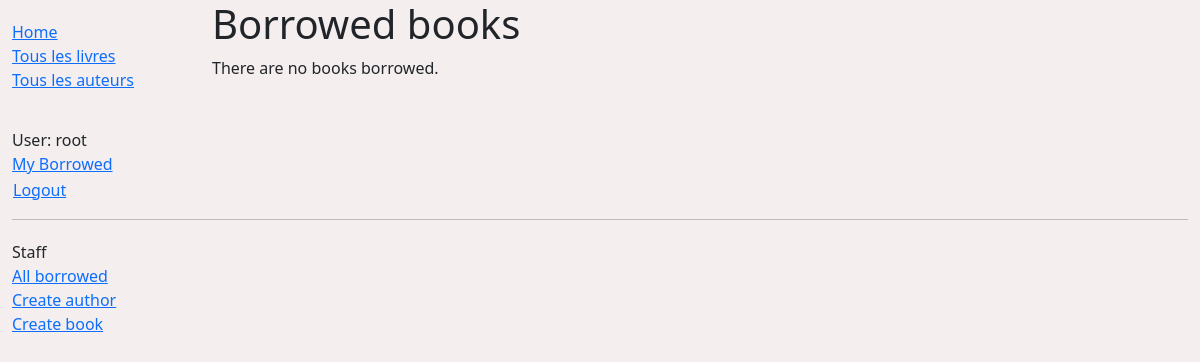
/catalog/booksborrow/ (signed in), run on an earlier commit of the app's database.
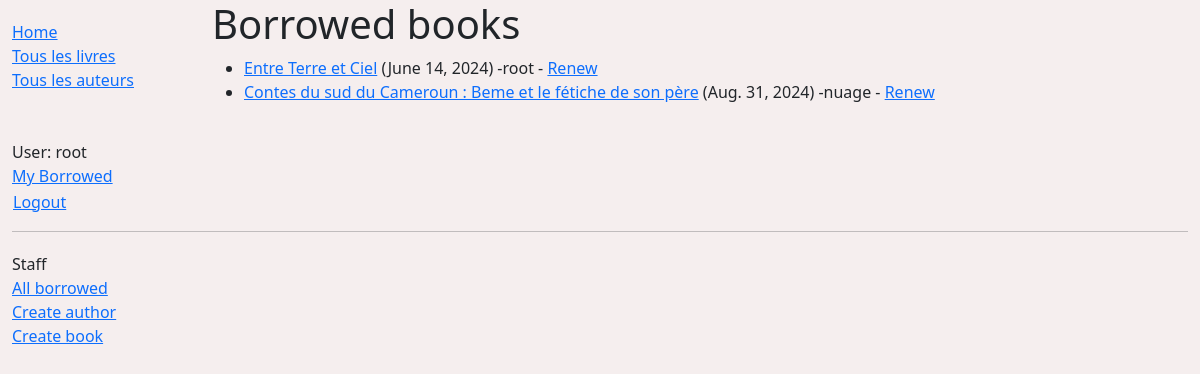
And on a later commit of the database.
### catalog/models.py (models this page shows, shortened)
class BookInstance (models.Model):
    id = models.UUIDField(primary_key=True,default=uuid.uuid4,help_text='Unique ID for this particular book across whole library')
    book = models.ForeignKey(Book,on_delete=models.SET_NULL,null=True)
    imprint = models.CharField(max_length=200)
    due_back = models.DateField(null=True,blank=True)
    borrower = models.ForeignKey(settings.AUTH_USER_MODEL,on_delete=models.SET_NULL,null=True,blank=True)
    LOAN_STATUS=(
        ('m','Maintenanc'),
        ('o','On loan'),
        ('a','Available'),
        ('r','Reserved'),
    )
    status = models.CharField(max_length=1,choices=LOAN_STATUS,blank=True,default='m',help_text='Book availability')
    class Meta:
        ordering =['due_back']
        permissions = (("can_mark_returned", "Set book as returned"),)

class Book(models.Model):
    title =models.CharField(max_length=200)
    author = models.ForeignKey('Author',on_delete=models.SET_NULL,null=True)
    summary = models.TextField(max_length=1000,help_text='Enter a brief description of the book')
    isbn = models.CharField('ISBN',max_length=13,help_text='13 Character <a href="https://www.isbn-international.org/content/what-isbn">ISBN number</a>')
    genre =models.ManyToManyField(Genre,help_text='Select a genre for this book')
    language =models.ForeignKey("Language",on_delete=models.SET_NULL,null=True)
    def display_genre(self):
        return ', '.join(genre.name for genre in self.genre.all()[:3])
    display_genre.short_description ='Genre'

### catalog/views.py (the view)
# urls.py: path('booksborrow/',views.LoanedBooksByLibriansListView.as_view(),name='all-borrowed'),
class LoanedBooksByLibriansListView(LoginRequiredMixin,PermissionRequiredMixin,generic.ListView):
    login_url ="login/"
    redirect_field_name = 'redirect_to'
    permission_required = "catalog.can_mark_returned"
    model= BookInstance
    paginate_by=5
    template_name = 'catalog/bookinstance_list_borrower_librians.html'
    def get_queryset(self):
        books = BookInstance.objects.filter(borrower__isnull=False)
        return books

### catalog/templates/catalog/bookinstance_list_borrower_librians.html
{% extends "generic_base.html" %}
{% block content %}
    <h1>Borrowed books</h1>
    {% if bookinstance_list %}
    <ul>
      {% for bookinst in bookinstance_list %}
      <li class="{% if bookinst.is_overdue %}text-danger{% endif %}">
        <a href="{% url 'book-detail' bookinst.book.pk %}">{{ bookinst.book.title }}</a>
        ({{ bookinst.due_back}})  {% if user.is_staff %} -{{bookinst.borrower}} {% endif %}
        {% if perms.catalog.can_mark_returned %}- <a href="{% url 'renew-book-librarian' bookinst.id %}">Renew</a>{% endif %}
      </li>
      {% endfor %}
    </ul>
    {% else %}
      <p>There are no books borrowed.</p>
    {% endif %}
{% endblock %}

What changed in the data, as far as the page shows it:
now on this page (row edited): BookInstance: book "Entre Terre et Ciel", due_back "June 14, 2024", borrower "root"
added BookInstance: book "Contes du sud du Cameroun : Beme et le fétiche de son père", due_back "Aug. 31, 2024", borrower "nuage"
Also different on the page:
text no longer shown: "There are no books borrowed."
